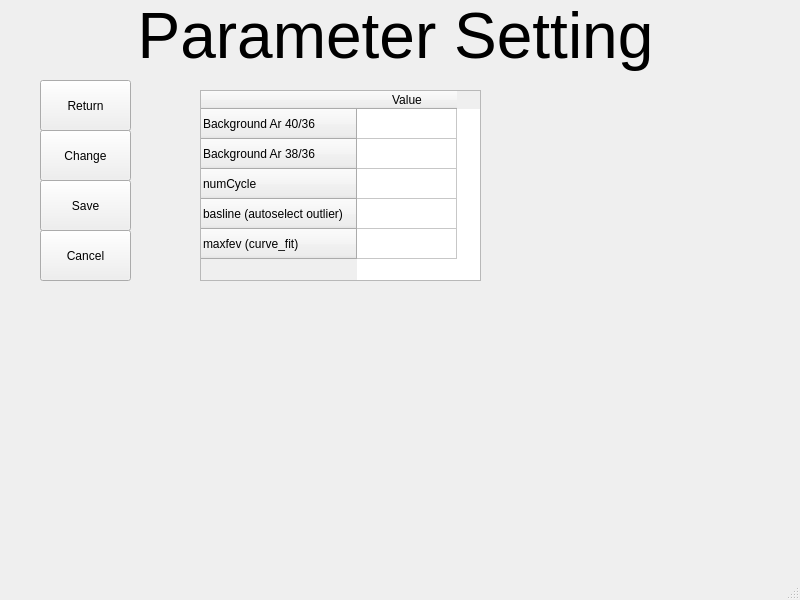
<?xml version="1.0" encoding="UTF-8"?>
<ui version="4.0">
 <class>MainWindow</class>
 <widget class="QMainWindow" name="MainWindow">
  <property name="geometry">
   <rect>
    <x>0</x>
    <y>0</y>
    <width>800</width>
    <height>600</height>
   </rect>
  </property>
  <property name="windowTitle">
   <string>MainWindow</string>
  </property>
  <widget class="QWidget" name="centralwidget">
   <widget class="QTableWidget" name="ParameetrTable">
    <property name="geometry">
     <rect>
      <x>200</x>
      <y>90</y>
      <width>281</width>
      <height>191</height>
     </rect>
    </property>
    <row>
     <property name="text">
      <string>Background Ar 40/36</string>
     </property>
    </row>
    <row>
     <property name="text">
      <string>Background Ar 38/36</string>
     </property>
    </row>
    <row>
     <property name="text">
      <string>numCycle</string>
     </property>
    </row>
    <row>
     <property name="text">
      <string>basline (autoselect outlier)</string>
     </property>
    </row>
    <row>
     <property name="text">
      <string>maxfev (curve_fit)</string>
     </property>
    </row>
    <column>
     <property name="text">
      <string>Value</string>
     </property>
    </column>
   </widget>
   <widget class="QPushButton" name="change">
    <property name="geometry">
     <rect>
      <x>40</x>
      <y>130</y>
      <width>91</width>
      <height>51</height>
     </rect>
    </property>
    <property name="text">
     <string>Change</string>
    </property>
   </widget>
   <widget class="QPushButton" name="save">
    <property name="geometry">
     <rect>
      <x>40</x>
      <y>180</y>
      <width>91</width>
      <height>51</height>
     </rect>
    </property>
    <property name="text">
     <string>Save</string>
    </property>
   </widget>
   <widget class="QPushButton" name="return_2">
    <property name="geometry">
     <rect>
      <x>40</x>
      <y>80</y>
      <width>91</width>
      <height>51</height>
     </rect>
    </property>
    <property name="text">
     <string>Return</string>
    </property>
   </widget>
   <widget class="QPushButton" name="cancel">
    <property name="geometry">
     <rect>
      <x>40</x>
      <y>230</y>
      <width>91</width>
      <height>51</height>
     </rect>
    </property>
    <property name="text">
     <string>Cancel</string>
    </property>
   </widget>
   <widget class="QLabel" name="label">
    <property name="geometry">
     <rect>
      <x>0</x>
      <y>0</y>
      <width>791</width>
      <height>71</height>
     </rect>
    </property>
    <property name="text">
     <string>&lt;html&gt;&lt;head/&gt;&lt;body&gt;&lt;p align=&quot;center&quot;&gt;&lt;span style=&quot; font-size:48pt;&quot;&gt;Parameter Setting&lt;/span&gt;&lt;/p&gt;&lt;/body&gt;&lt;/html&gt;</string>
    </property>
   </widget>
  </widget>
  <widget class="QMenuBar" name="menubar">
   <property name="geometry">
    <rect>
     <x>0</x>
     <y>0</y>
     <width>800</width>
     <height>24</height>
    </rect>
   </property>
  </widget>
  <widget class="QStatusBar" name="statusbar"/>
 </widget>
 <resources/>
 <connections/>
</ui>
